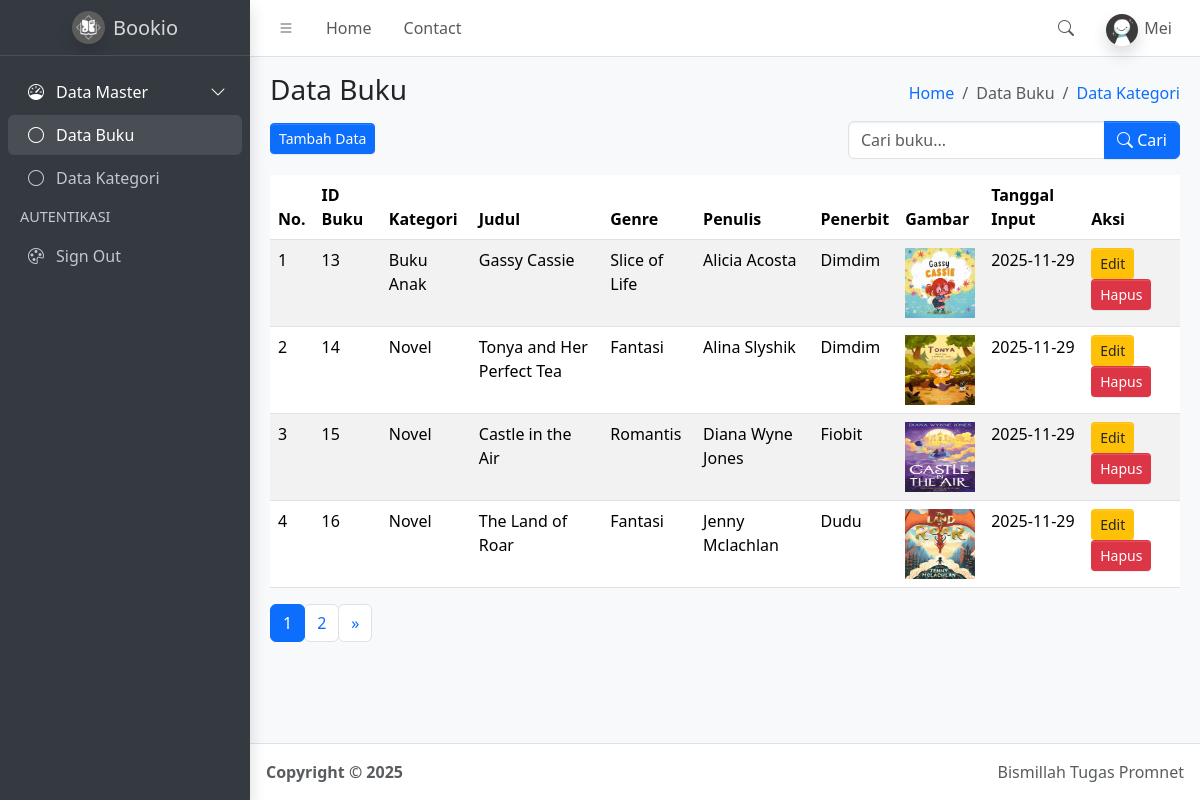
The page /index.php (signed in) on the database its author committed.
### tables this page shows
CREATE TABLE `buku` (
  `id_buku` int(5) NOT NULL,
  `judul` varchar(100) NOT NULL,
  `genre` varchar(100) NOT NULL,
  `penulis` varchar(100) NOT NULL,
  `penerbit` varchar(100) NOT NULL,
  `tanggal_input` date NOT NULL DEFAULT current_timestamp(),
  `gambar` varchar(100) NOT NULL,
  `id_kategori` int(10) NOT NULL
);

CREATE TABLE `kategori` (
  `id_kategori` int(5) NOT NULL,
  `nama_kategori` varchar(50) NOT NULL,
  `tanggal_input_kategori` date NOT NULL DEFAULT current_timestamp()
);

### function.php (called while the page is built, shortened)
<?php
$conn = mysqli_connect("localhost", "root", "", "simbs");
function query($query){
    global $conn;
    $result = mysqli_query($conn, $query);
    $rows = [];
    while( $row = mysqli_fetch_assoc($result) ) {
        $rows[] = $row;
    }
    return $rows;
}
?>

### index.php (the view, shortened to what this page needs)
<?php
    require("function.php");
$jumlahDataPerHalaman = 4;
$jumlahData = count(query("SELECT * FROM buku"));
$jumlahHalaman = ceil($jumlahData / $jumlahDataPerHalaman);
$halamanAktif = ( isset($_GET["halaman"]) ) ? $_GET["halaman"] : 1;
$awalData = ( $jumlahDataPerHalaman * $halamanAktif ) - $jumlahDataPerHalaman;
if(isset($_POST['search'])){
    $buku = search_data($_POST['keyword']);
} else {
    $buku = query("SELECT buku.*, kategori.nama_kategori
            FROM buku
            INNER JOIN kategori
            ON buku.id_kategori = kategori.id_kategori
            ORDER BY buku.tanggal_input DESC
            LIMIT $awalData, $jumlahDataPerHalaman");
}
?>
<!doctype html>
<html lang="en">
  <head>
    <link
      rel="stylesheet"
      href="https://cdn.jsdelivr.net/npm/@fontsource/source-sans-3@5.0.12/index.css"
      media="print"
      onload="this.media='all'"
    />
    <link
      rel="stylesheet"
      href="https://cdn.jsdelivr.net/npm/overlayscrollbars@2.11.0/styles/overlayscrollbars.min.css"
    />
    <link
      rel="stylesheet"
      href="https://cdn.jsdelivr.net/npm/bootstrap-icons@1.13.1/font/bootstrap-icons.min.css"
    />
    <link rel="stylesheet" href="dist/css/adminlte.min.css" />
    <link
      rel="stylesheet"
      href="https://cdn.jsdelivr.net/npm/apexcharts@3.37.1/dist/apexcharts.css"
    />
    <link
      rel="stylesheet"
      href="https://cdn.jsdelivr.net/npm/jsvectormap@1.5.3/dist/css/jsvectormap.min.css"
    />
  </head>
  <body class="layout-fixed sidebar-expand-lg bg-body-tertiary">
    <div class="app-wrapper">
      <nav class="app-header navbar navbar-expand bg-body">
        <div class="container-fluid">
          <ul class="navbar-nav">
            <li class="nav-item">
              <a class="nav-link" data-lte-toggle="sidebar" href="#" role="button">
                <i class="bi bi-list"></i>
              </a>
            </li>
            <li class="nav-item d-none d-md-block">
              <a href="#" class="nav-link">Home</a>
            </li>
            <li class="nav-item d-none d-md-block">
              <a href="#" class="nav-link">Contact</a>
            </li>
          </ul>
          <ul class="navbar-nav ms-auto">
            <li class="nav-item">
              <a class="nav-link" data-widget="navbar-search" href="#" role="button">
                <i class="bi bi-search"></i>
              </a>
            </li>
            <li class="nav-item dropdown user-menu">
              <a href="#" class="nav-link dropdown-toggle" data-bs-toggle="dropdown">
                <img
                  src="dist/assets/img/user.jpeg"
                  class="user-image rounded-circle shadow"
                  alt="User Image"
                />
                <span class="d-none d-md-inline">
                  <?= ucfirst($_SESSION["username"]); ?>
                </span>
              </a>
            </li>
          </ul>
        </div>
      </nav>
      <aside class="app-sidebar bg-body-secondary shadow" data-bs-theme="dark">
        <div class="sidebar-brand">
          <a href="index.php" class="brand-link">
            <img
              src="dist/assets/img/bookiologo.jpeg"
              alt="Logo Bookio"
              class="brand-image shadow rounded-circle"
            />
            <span class="brand-text fw-light">Bookio</span>
          </a>
        </div>
        <div class="sidebar-wrapper">
          <nav class="mt-2">
            <ul
              class="nav sidebar-menu flex-column"
              data-lte-toggle="treeview"
              role="navigation"
              aria-label="Main navigation"
              data-accordion="false"
              id="navigation"
            >
              <li class="nav-item menu-open">
                <a href="#" class="nav-link active">
                  <i class="nav-icon bi bi-speedometer"></i>
                  <p>
                    Data Master
                  </p>
                </a>
                <ul class="nav nav-treeview">
                  <li class="nav-item">
                    <a href="index.html" class="nav-link active">
                      <i class="nav-icon bi bi-circle"></i>
                      <p>Data Buku</p>
                    </a>
                  </li>
                  <li class="nav-item">
                    <a href="kategori.php" class="nav-link">
                      <i class="nav-icon bi bi-circle"></i>
                      <p>Data Kategori</p>
                    </a>
                  </li>
                </ul>
              </li>
              <li class="nav-header">AUTENTIKASI</li>
              <li class="nav-item">
                <a href="logout.php" class="nav-link">
                  <i class="nav-icon bi bi-palette"></i>
                  <p>Sign Out</p>
                </a>
              </li>
            </ul>
          </nav>
        </div>
      </aside>
      <main class="app-main">
        <div class="app-content-header">
          <div class="container-fluid">
            <div class="row">
              <div class="col-sm-6">
                <h3 class="mb-3">Data Buku</h3>
                <a href="tambah_data.php">
                  <button class="btn-sm btn btn-primary">Tambah Data</button>
                </a>
              </div>
              <div class="col-sm-6 d-flex flex-column align-items-end">
                <ol class="breadcrumb">
                  <li class="breadcrumb-item"><a href="#">Home</a></li>
                  <li class="breadcrumb-item active" aria-current="page">Data Buku</li>
                  <li class="breadcrumb-item"><a href="kategori.php">Data Kategori</a></li>
                </ol>
                <form class="mt-2" method="post">
                  <div class="input-group">
                  <input
                    type="text"
                    class="form-control"
                    name="keyword"
                    placeholder="Cari buku..." autocomplete="off"
                  >
                  <button class="btn btn-primary" type="submit" name="search">
                    <i class="bi bi-search"></i> Cari
                  </button>
                </div>
                </form>
              </div>
            </div>
          </div>
        </div>
        <div class="app-content">
          <div class="container-fluid">
            <div class="row">
              <div class="col">
                <table class="table table-striped table-hover">
    <thead>
        <tr>
            <th>No.</th>
            <th>ID Buku</th>
            <th>Kategori</th>
            <th>Judul</th>
            <th>Genre</th>
            <th>Penulis</th>
            <th>Penerbit</th>
            <th>Gambar</th>
            <th>Tanggal Input</th>
            <th>Aksi</th>
        </tr>
    </thead>
    <tbody>
         <?php $no=1; ?>
                <?php foreach($buku as $row): ?>
                <tr>
                    <td> <?= $no ?> </td>
                    <td> <?= $row['id_buku'] ?> </td>
                    <td> <?= $row['nama_kategori'] ?> </td>
                    <td> <?= $row['judul'] ?> </td>
                    <td> <?= $row['genre'] ?> </td>
                    <td> <?= $row['penulis'] ?> </td>
                    <td> <?= $row['penerbit'] ?> </td>
                    <td>
                        <img src="img/<?= $row['gambar'] ?> " height="70" width="70" alt="">
                    </td>
                    <td> <?= $row['tanggal_input'] ?> </td>
                    <td>
                        <a href="ubah_data.php?id=<?= $row['id_buku'] ?>">
                            <button class="btn btn-sm bg-warning">Edit</button>
                        </a>
                        <a href="hapus_data.php?id=<?= $row['id_buku'] ?>">
                            <button class="btn btn-sm bg-danger text-white">Hapus</button>
                        </a>
                    </td>
                </tr>
                <?php $no++; ?>
                <?php endforeach; ?>
    </tbody>
</table>
<nav aria-label="Page navigation example">
                    <ul class="pagination">
                        <?php for ($i = 1; $i <= $jumlahHalaman; $i++) : ?>
                            <?php if ($i == $halamanAktif) : ?>
                                <li class="page-item active">
                                    <a class="page-link" href="?halaman=<?= $i; ?>"><?= $i; ?></a>
                                </li>
                            <?php else : ?>
                                <li class="page-item">
                                    <a class="page-link" href="?halaman=<?= $i; ?>"><?= $i; ?></a>
                                </li>
                            <?php endif; ?>
                        <?php endfor; ?>
                        <?php if ($halamanAktif < $jumlahHalaman) : ?>
                            <li class="page-item">
                                <a class="page-link" href="?halaman=<?= $halamanAktif + 1; ?>">&raquo;</a>
                            </li>
                        <?php endif; ?>
                    </ul>
                </nav>
              </div>
            </div>
          </div>
        </div>
      </main>
      <footer class="app-footer">
        <div class="float-end d-none d-sm-inline">Bismillah Tugas Promnet</div>
        <strong>
          Copyright &copy; 2025&nbsp;
        </strong>
      </footer>
    </div>
  </body>
</html>

### rows shown on the page
buku: id_buku "13", id_kategori.nama_kategori "Buku Anak", judul "Gassy Cassie", genre "Slice of Life", penulis "Alicia Acosta", penerbit "Dimdim", gambar (picture), tanggal_input "2025-11-29"
buku: id_buku "14", id_kategori.nama_kategori "Novel", judul "Tonya and Her Perfect Tea", genre "Fantasi", penulis "Alina Slyshik", penerbit "Dimdim", gambar (picture), tanggal_input "2025-11-29"
buku: id_buku "15", id_kategori.nama_kategori "Novel", judul "Castle in the Air", genre "Romantis", penulis "Diana Wyne Jones", penerbit "Fiobit", gambar (picture), tanggal_input "2025-11-29"
buku: id_buku "16", id_kategori.nama_kategori "Novel", judul "The Land of Roar", genre "Fantasi", penulis "Jenny Mclachlan", penerbit "Dudu", gambar (picture), tanggal_input "2025-11-29"

### other values the page prints
$_SESSION["username"] "Mei"
